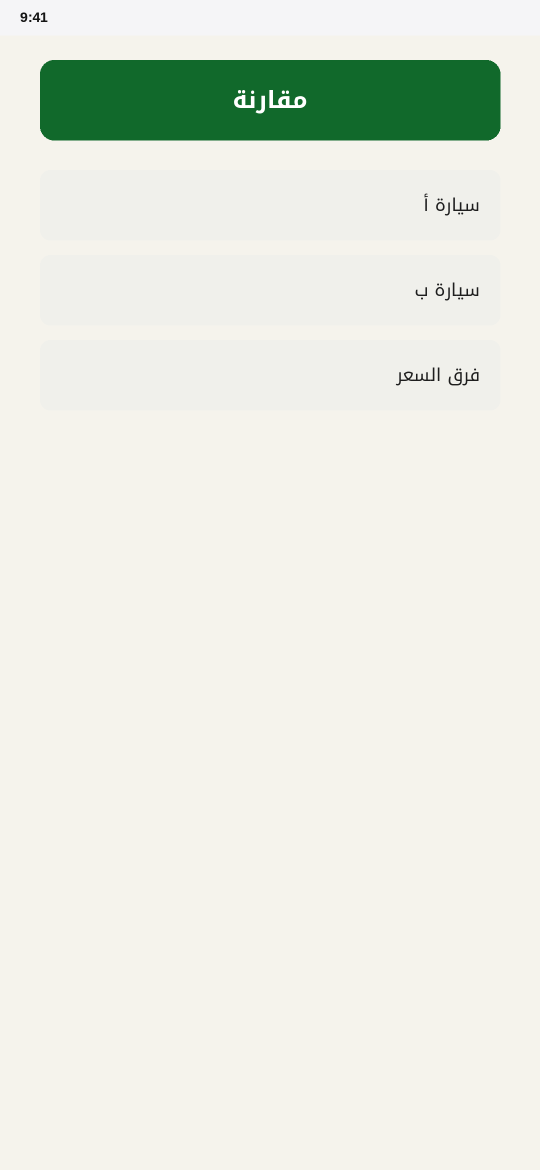
#> input picture examples/mock_shots/compare.png, 1080 x 2340 px (shown at 1/2 size)
$ python -i build_carousel.py   (imports and definitions only)
#> lines starting #> are read from the running program, lines starting #| are printed output that depends on the picture; after the words box and inside, x2 and y2 are one past the last pixel; in counts of white or black regions, pixels touching at a corner belong together
#> in prepare_screen, src is the input picture: PIL image 1080x2340 RGB; mean R, G, B 230.9, 234.4, 224.8
#!/usr/bin/env python3
"""
Portfolio carousel builder
==========================

Turns project screenshots into a LinkedIn-ready PDF carousel: each screenshot
is placed in a realistic phone frame, auto-sized and centred, under a title and
subtitle. A final slide can show the tech stack using official brand icons.

Usage
-----
    python build_carousel.py config.json
    python build_carousel.py config.json --out my-carousel.pdf

Config format: see example_config.json. Minimal example:

{
  "output": "carousel.pdf",
  "rtl": true,
  "slides": [
    {
      "type": "screens",
      "title": "Home",
      "subtitle": "What the user sees first.",
      "screenshots": ["shots/home.png"]
    },
    {
      "type": "stack",
      "title": "Built with",
      "items": ["flutter", "supabase", "firebase"]
    }
  ]
}

Every slide may override "bg", "title_color", "text_color", and "rtl".

Available stack icons: see ICONS_DIR (flutter, react, laravel, nestjs, mysql,
supabase, firebase, wordpress, python, redis). Any other value is treated as a
path to your own image file.
"""

import argparse
import io
import json
import os
import sys
import urllib.error
import urllib.request

import numpy as np
from PIL import Image, ImageDraw, ImageFilter, ImageFont
import PIL.JpegImagePlugin  # noqa: F401  # PDF multipage encode needs JPEG writer registered
import PIL.PdfImagePlugin  # noqa: F401

HERE = os.path.dirname(os.path.abspath(__file__))
ICONS_DIR = os.path.join(HERE, "icons")
FONTS_DIR = os.path.join(HERE, "fonts")
ICON_CACHE_DIR = os.path.join(HERE, "icons", ".cache")

# When run as `python build_carousel.py`, expose this module as build_carousel
# so sibling slides.py can import helpers without a second copy.
sys.modules["build_carousel"] = sys.modules[__name__]

# Font used for the synthetic status-bar clock; set by Theme at build time.
_STATUS_FONT = [None]

# Extra vertical space between title and subtitle when text sits above
# centred frames (row / stagger / tilt / overlap / grid / bleed).
TITLE_SUBTITLE_GAP = 48

# ---------------------------------------------------------------- defaults

DEFAULTS = {
    "width": 1080,
    "height": 1350,
    "bg": "#F7F5F0",
    "title_color": "#11692B",
    "text_color": "#14221A",
    "muted_color": "#6E7266",
    "card_color": "#FFFFFF",
    "rtl": True,
    "margin": 80,
    "top_margin": 72,
    "bottom_margin": 40,
    "title_size": 46,
    "subtitle_size": 32,
    "gap": 30,             # gap between phone frames
    "frame_height": 1000,  # STATIC device height; frames only shrink if a row
                           # would otherwise overflow the slide
    "font_bold": None,
    "font_regular": None,
    "font_latin_bold": None,
    "font_latin_regular": None,
    "status_font": None,
    "accent_color": None,      # falls back to title_color
    "layout": "row",           # row|split|overlap|grid|stagger|tilt|bleed
    "rhythm": False,           # auto-vary layouts across screens slides

}

ICON_LABELS = {
    "flutter": "Flutter",
    "react": "React.js",
    "laravel": "Laravel",
    "nestjs": "Nest.js",
    "mysql": "MySQL",
    "supabase": "Supabase",
    "firebase": "Firebase",
    "wordpress": "WordPress",
    "python": "Python",
    "redis": "Redis",
}

ICON_URLS = {
    "flutter": "https://github.com/flutter.png?size=512",
    "react": "https://github.com/reactjs.png?size=512",
    "laravel": "https://raw.githubusercontent.com/laravel/art/master/laravel-logo.png",
    "nestjs": "https://github.com/nestjs.png?size=512",
    "supabase": "https://github.com/supabase.png?size=512",
    "firebase": "https://github.com/firebase.png?size=512",
    "wordpress": (
        "https://upload.wikimedia.org/wikipedia/commons/thumb/"
        "9/98/WordPress_blue_logo.svg/960px-WordPress_blue_logo.svg.png"
    ),
    "python": (
        "https://upload.wikimedia.org/wikipedia/commons/thumb/"
        "c/c3/Python-logo-notext.svg/1280px-Python-logo-notext.svg.png"
    ),
    "redis": "https://rastalion.dev/wp-content/uploads/2019/09/redis.png",
}


# ------------------------------------------------------------------ utils

# [31 lines left out: functions hex2rgb, find_font, contains_arabic, not called in this run]


# Arabic-primary fonts (e.g. Noto Kufi) often lack Latin punctuation; map the
# common ones so subtitles don't end with tofu boxes.
_AR_PUNCT = str.maketrans({
    ".": "\u06D4",  # Arabic full stop
    ",": "\u060C",  # Arabic comma
    ";": "\u061B",  # Arabic semicolon
    "?": "\u061F",  # Arabic question mark
})


# [5 lines left out: function normalize_text, not called in this run]


class Theme:
    """Resolved styling for one slide."""

    # [56 lines left out: function __init__, not called in this run]

    @property
    def content_width(self):
        return self.W - 2 * self.margin

    def font(self, path, size):
        return ImageFont.truetype(path, size)

    def bold(self, size, text=""):
        path = self.font_bold if (not text or contains_arabic(text)) else self.font_latin_bold
        return self.font(path, size)

    def regular(self, size, text=""):
        path = self.font_regular if (not text or contains_arabic(text)) else self.font_latin_regular
        return self.font(path, size)

    @property
    def direction(self):
        return "rtl" if self.rtl else "ltr"


# ------------------------------------------------------------------- text

# [68 lines left out: functions text_width, wrap, draw_centered, draw_centered_block, draw_aligned, draw_aligned_block, not called in this run]


def rotate_frame(frame, degrees):
    return frame.rotate(degrees, resample=Image.BICUBIC, expand=True)


# [70 lines left out: functions block_height, rounded, _safe_composite, paste_with_shadow, _uniform_top_band, not called in this run]


def detect_status_bar(img):
    """Return the height, in the image's own pixels, of the OS status bar at
    the top of a screenshot -- or 0 if there isn't one.

    Handles both real-device and emulator captures:
      * a normal glyph bar (clock and/or signal, wifi, battery)
      * emulator bars with no SIM icons, a clock only, or extra height
      * a solid notch/letterbox band baked into the top of the image

    An app's own header is rejected because a status bar has to start flush
    against the very top, stay short, be sparse, and be followed by a clear
    gap before the app's content starts.

    Returns 0 for component-level captures that never had a status bar.
    """
    rgb = img.convert("RGB")
    a = np.asarray(rgb, dtype=np.int16)
    h, w = a.shape[:2]
#> h = 2340; w = 1080

    scan = a[:max(4, int(h * 0.09))]
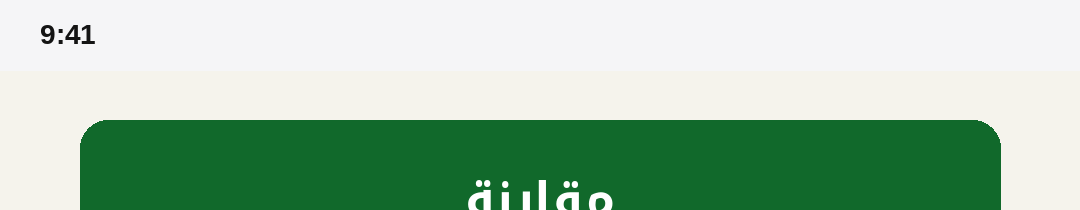
#> scan: shape (210, 1080, 3) int16; mean R, G, B 163.2, 194, 170.4
    med = np.median(scan.reshape(scan.shape[0], -1, 3), axis=1)
#> med = 210 rows, first 8: [245, 245, 247], [245, 245, 247], [245, 245, 247], [245, 245, 247], [245, 245, 247], [245, 245, 247], [245, 245, 247], [245, 245, 247]
    ink = np.abs(scan - med[:, None, :]).sum(axis=2) > 60
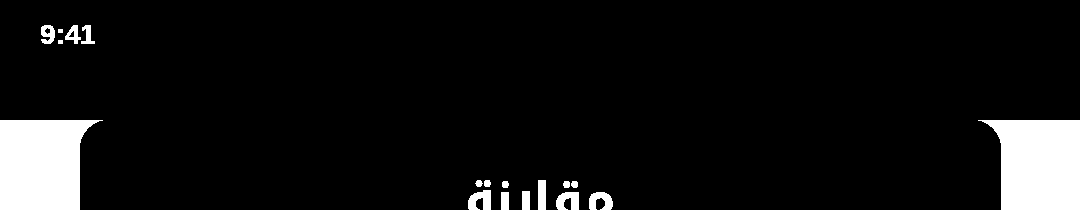
#> ink: shape (210, 1080) bool; 7.4% white; 18 white regions, largest, box (x1, y1, x2, y2) and area: (0, 120, 103, 210) 7374, (978, 120, 1080, 210) 7284, (468, 190, 491, 210) 331
    per_row = ink.sum(axis=1)
#> per_row = 210 values, max 246 at index 196, min 0 at index 0, mean 80.32
    rows = np.flatnonzero(per_row > 2)
#> rows = 109 values from 25 to 209

    if rows.size:
        first = int(rows[0])
#> first = 25
        if first <= h * 0.018:                 # must hug the very top
            last, gap, tol = first, 0, max(4, int(h * 0.004))
#> last = 25; gap = 0; tol = 9
            for y in range(first, per_row.size):
                if per_row[y] > 2:
                    last, gap = y, 0
                else:
                    gap += 1
                    if gap > tol:
                        break

            band = last + first + 1
#> band = 69
            ok = (h * 0.008 <= band <= h * 0.06
                  and band <= w * 0.14                       # short next to its width
                  and ink[:band].sum() <= band * w * 0.28)   # sparse: glyphs, not a title
#> ok = True
            if ok:
                tail = per_row[last + 1:last + 1 + max(4, int(band * 0.35))]
#> tail = 24 values from 0 to 0
                if not (tail.size and (tail > 2).mean() > 0.34):
                    return int(band)

    solid = _uniform_top_band(a, h, w)
    return int(solid) if h * 0.008 <= solid <= h * 0.09 else 0


# [51 lines left out: function draw_status_bar, not called in this run]


def prepare_screen(path, crop=None, status_bar=None):
    """Load a screenshot and remove its OS status bar.

    status_bar: None  -> auto-detect and strip (default)
                False -> leave the capture untouched
                int   -> strip exactly this many pixels off the top
    """
    src = Image.open(path).convert("RGB")
    if crop:
        top, bottom = crop
        src = src.crop((0, top, src.width, min(bottom, src.height)))
    if status_bar is False:
        return src
    strip = status_bar if isinstance(status_bar, int) else detect_status_bar(src)
#> strip = 69
    if strip:
        src = src.crop((0, min(strip, src.height - 1), src.width, src.height))
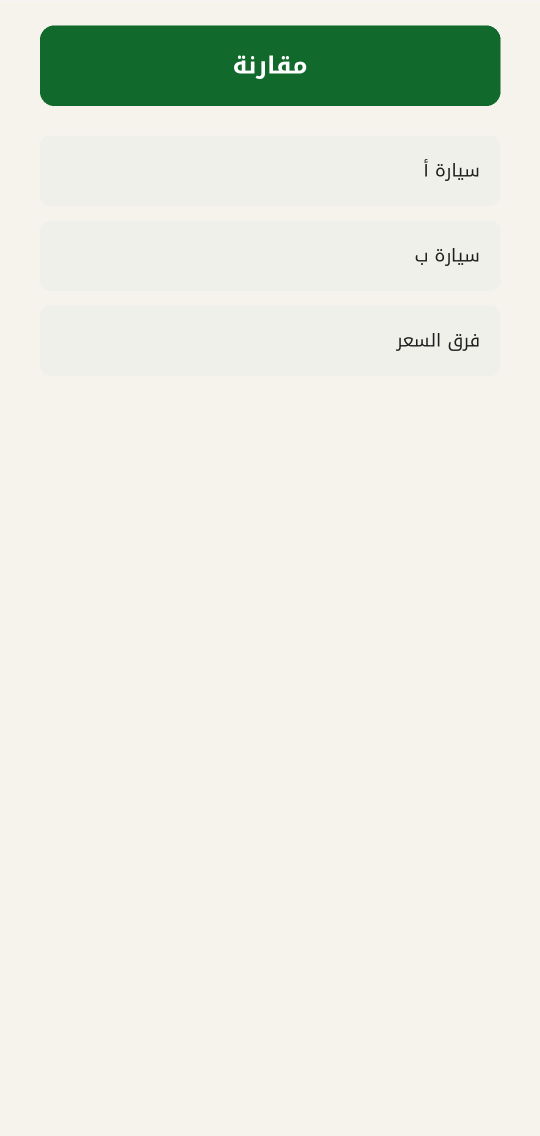
#> src: PIL image 1080x2271 RGB (shown at 1/2 size); mean R, G, B 230.5, 234.1, 224.2
    return src


# [102 lines left out: functions deck_aspect, phone_frame, text_bottom_for, not called in this run]


OVERLAP_STEP = 0.62      # each overlapped frame advances this fraction of its width

# Layouts whose geometry is deliberately different in scale, so they are sized
# on their own rather than dragging the deck-wide uniform size down.
FREE_SCALE_LAYOUTS = {"split", "bleed"}

# Composition rhythm. Portfolio carousels read better when consecutive slides
# alternate composition instead of repeating one centred shot: a strong opener,
# then alternating sides, an occasional tilt or bleed for pace, groups for
# related screens. Chosen by screenshot count so the shape always fits.
RHYTHM = {
    1: ["row", "split", "tilt", "split", "bleed", "row"],
    2: ["row", "stagger", "split", "row"],
    3: ["overlap", "row", "stagger"],
}


# [174 lines left out: functions assign_rhythm, split_columns, layout_limits, deck_frame_width, slide_frame_width, normalize_screenshots and 2 more, not called in this run]


from slides import (
    slide_browser,
    slide_cover,
    slide_features,
    slide_image,
    slide_metrics,
    slide_quote,
    slide_screens,
    slide_stack,
    slide_text,
)


BUILDERS = {
    "screens": slide_screens,
    "stack": slide_stack,
    "text": slide_text,
    "cover": slide_cover,
    "browser": slide_browser,
    "features": slide_features,
    "metrics": slide_metrics,
    "quote": slide_quote,
    "image": slide_image,
}


# -------------------------------------------------------------------- main

# [88 lines left out: functions build, inspect_screenshots, main, not called in this run]


# [2 lines not run here, left out]

>>> result = prepare_screen('examples/mock_shots/compare.png')
